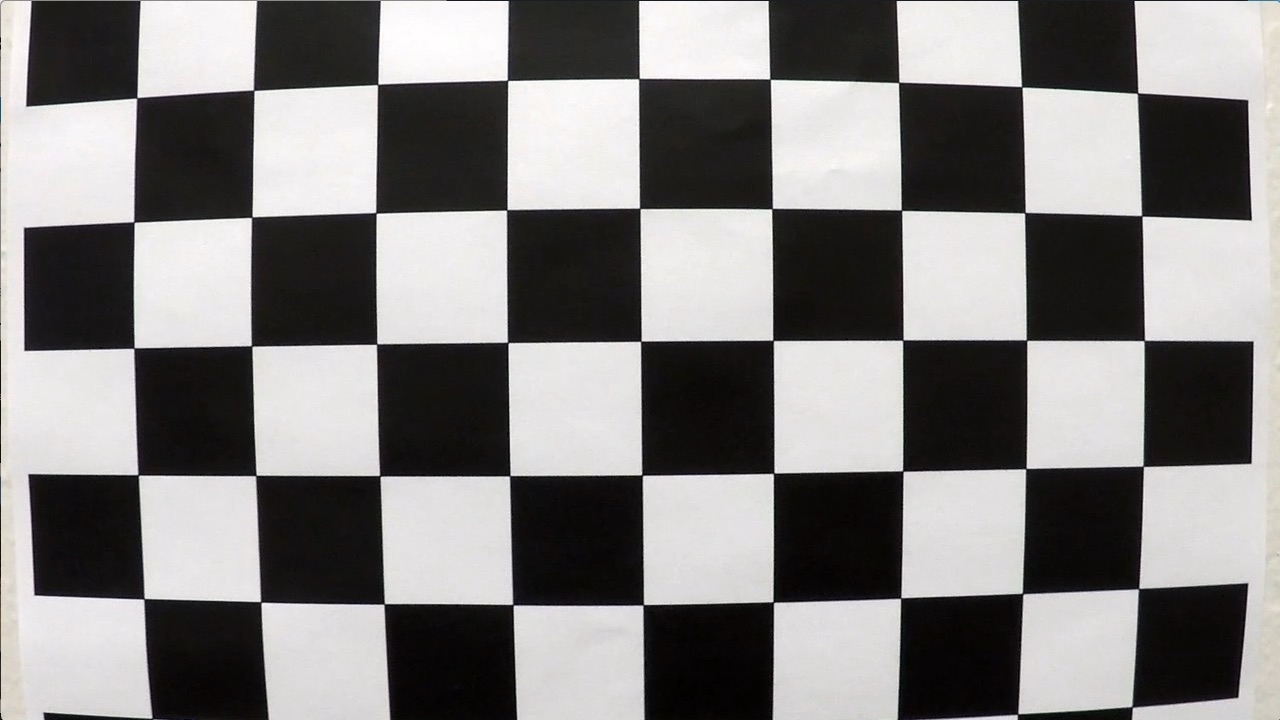
#> input picture camera_cal/calibration1.jpg, 1280 x 720 px
$ jupyter execute --allow-errors lane_finder.ipynb   (older library calls are emulated)   (text cells are left out)
#> lines starting #> are read from the running program, lines starting #| are printed output that depends on the picture; after the words box and inside, x2 and y2 are one past the last pixel; in counts of white or black regions, pixels touching at a corner belong together; pictures that were not available may be replaced by others from this repository, and a replacement may not be noted
[cell 1]
import numpy as np
import cv2
import matplotlib.pyplot as plt
import glob
import os

[cell 2]
calibration_images_dic=r'.\camera_cal\calibration*.jpg'

test_images_dic=r'.\test_images\test*.jpg'

input_vid_dic=r'.\project_video.mp4'
output_vid_dic=r'./advanced_lane_finding/output_vid/'


images_locs = glob.glob(test_images_dic)

test_images=[]
for loc in images_locs:

    img=cv2.imread(loc)
    test_images.append(img)


calib_locs = glob.glob(calibration_images_dic)

calib_images=[]
for loc in calib_locs:

    img=cv2.imread(loc)
#> img is the input picture: shape (720, 1280, 3); mean B, G, R 127.8, 128.4, 130.1
    calib_images.append(img)

[cell 3]
def calibrate_camera(calib_images):


    objp=np.zeros((6*9,3),np.float32)
    objp[:,:2]=np.mgrid[0:9,0:6].T.reshape(-1,2)


    objects=[]
    corners_all=[]

    for img in calib_images:

        gray=cv2.cvtColor(img,cv2.COLOR_RGB2GRAY)
        ret, corners = cv2.findChessboardCorners(gray, (9,6))

        if ret:

            objects.append(objp)
            corners_all.append(corners)


    _, M, dist, rvecs, tvecs = cv2.calibrateCamera(objects, corners_all,calib_images[0].shape[0:2] , None, None)

    return M, dist, rvecs, tvecs

[cell 4]
def undistort(img,K,dist):


    return cv2.undistort(img, M, dist, None, M)

[cell 5]
def gray_and_filter(img):

    gray = cv2.cvtColor(img,cv2.COLOR_BGR2GRAY)
    gray = cv2.GaussianBlur(gray,(11,11),5)

    return gray

[cell 6]
def magnitude_thresholding(gray,max_th,min_th):


    grad_x = np.absolute(cv2.Sobel(gray, cv2.CV_64F, 1, 0,ksize= 7))
    grad_y = np.absolute(cv2.Sobel(gray, cv2.CV_64F, 0, 1,ksize= 7))
    mag=np.sqrt(grad_x**2+grad_y**2)


    norm_fac   =np.max(mag)/255
    norm_fac_x =np.max(grad_x)/255
    norm_fac_y =np.max(grad_y)/255


    mag_norm    = mag/norm_fac
    grad_x_norm = grad_x/norm_fac_x
    grad_y_norm = grad_y/norm_fac_y

    mag_norm   =mag_norm.astype(np.uint8)
    grad_x_norm=grad_x_norm.astype(np.uint8)
    grad_y_norm=grad_y_norm.astype(np.uint8)


    mask_mag_x   =np.zeros_like(mag)
    mask_mag_y   =np.zeros_like(mag)
    mask_mag_all =np.zeros_like(mag)


    mask_mag_all[(mag_norm>=min_th) & (mag_norm<=max_th)]=1
    mask_mag_x[(grad_x_norm>=min_th) & (grad_x_norm<=max_th)]=1
    mask_mag_y[(grad_y_norm>=min_th) & (grad_y_norm<=max_th)]=1


    return  np.logical_and(mask_mag_all , np.logical_or(grad_x, grad_y) )

[cell 7]
def direction_thresholding(gray, max_th=np.pi/2 , min_th=0):

    grad_x = np.absolute(cv2.Sobel(gray, cv2.CV_64F, 1, 0,ksize= 7))
    grad_y = np.absolute(cv2.Sobel(gray, cv2.CV_64F, 0, 1,ksize= 7))

    grad=np.arctan2(np.absolute(grad_y),np.absolute(grad_x))

    mask_mag=np.zeros_like(grad)
    mask_mag[(grad>=min_th) & (grad<=max_th)]=1
    return mask_mag

[cell 8]
def S_thresholding(img, max_th, min_th):

    HLS=cv2.cvtColor(img,cv2.COLOR_RGB2HLS)
    s=HLS[:,:,2]

    mask_s=np.zeros_like(s)
    mask_s[(s>=min_th) & (s<=max_th)] = 1

    return mask_s

[cell 9]
def get_transfrom_mat():
    src = np.float32([[585,460],[203,720],[1127,720],[695,460]])
    dist = np.float32([[320,0],[320,720],[960,720],[960,0]])


    trans_mat = cv2.getPerspectiveTransform(src,dist)

    return trans_mat

[cell 10]
def transfrom(img,trans_mat):
    trans_img = cv2.warpPerspective(img, trans_mat, (img.shape[1], img.shape[0]))


    return trans_img

[cell 11]
def get_init_points(img):

    histogram = np.sum(img[img.shape[0]//2:,:], axis=0)
    max= 0
    i=0
    L_index=None
    for i in range(int( len(histogram)/2 ) ) :

        result =histogram[i]
        if result > max :
            max=result
            L_index=i
        i+=1

    max= 0
    i=0
    R_index=None
    for i in range( int(len(histogram)/2) , len(histogram)) :

        result =histogram[i]
        if result > max :
            max=result
            R_index=i
        i+=1


    y=img.shape[0]

    return (y,L_index) , (y,R_index)

[cell 12]
M,dist,_,_=calibrate_camera(calib_images)
#> the loop in calibrate_camera, `for img in calib_images: ` made 3 passes
#> ret on passes 1 to 3: False, True, True
#> after the loop in calibrate_camera, `for img in calib_images:`: corners_all = 2 items
#> in calibrate_camera, `_, M, dist, rvecs, tvecs = cv2.calibrateCamera(objects, corners_all,ca..`: M = [[1576.1, 0, 396.1], [0, 1724.3, 564.1], [0, 0, 1]]; dist = [[-1.49, 5, -0.0552, 0.0689, -11.42]]; rvecs = ([0.765, 0.0142, -0.0382], [0.23, 0.583, 0.0369]); tvecs = ([2.51, -3.41, 27], [-9.93, -8.53, 46.13])
#> dist = [[-1.49, 5, -0.0552, 0.0689, -11.42]]

calibrated_test_imgs=[]
for img in test_images:
    calibrated_img=undistort(img,M,dist)
    calibrated_test_imgs.append(calibrated_img)
#> after the loop, calibrated_test_imgs = []

[cell 13]
transformed_images=[]
J=get_transfrom_mat()
for img in calibrated_test_imgs:

    tf_img=transfrom(img,J)
    transformed_images.append(tf_img)
#> this loop made 0 passes
#> after the loop, transformed_images = []
#> (the rest of this cell did not finish here and is left out)

#> (a cell that did not finish here is left out)

#> (a cell that did not finish here is left out)

#> (a cell that did not finish here is left out)

#> (a cell that did not finish here is left out)

[cell 18]
def scan_lanes(mask):

    (y_L , x_L_init),(y_R , x_R_init)= get_init_points(mask)

    traj_L=[]
    traj_R=[]

    square_size =20
    step_size   =1
    n_steps     =10


    traj_len=int(mask.shape[0]/square_size)

    traj_L_x=np.zeros(traj_len)
    traj_L_y=np.zeros(traj_len)

    traj_R_x=np.zeros(traj_len)
    traj_R_y=np.zeros(traj_len)


    x_L=x_L_init
    x_R=x_R_init

    mask_test=np.zeros_like(mask)

    for i in range(traj_len):
        R_change=0
        L_change=0


        max_p=0
        for j in range(-n_steps , n_steps+1):


            y_1 = int(y_L-square_size - i*square_size)
            y_2 = int(y_L-i*square_size)

            x_1 = int(x_L-square_size/2 + j*step_size)
            x_2 = int(x_L+square_size/2 + j*step_size)


            L_sq= mask[ y_1:y_2 , x_1:x_2]

            count = np.sum(L_sq)

            if count > max_p:
                L_change=1
                max_p=count
                x_L_new=x_L+j*step_size


        max_p=0
        for j in range(-n_steps , n_steps+1):


            y_1 = int(y_R-square_size - i*square_size)
            y_2 = int(y_R-i*square_size)

            x_1 = int(x_R-square_size/2 + j*step_size)
            x_2 = int(x_R+square_size/2 + j*step_size)


            R_sq= mask[ y_1:y_2 , x_1:x_2]

            count = np.sum(R_sq)

            if count > max_p:
                max_p=count
                x_R_new=x_R+j*step_size
                R_change=1

        if (not R_change and L_change):
            delta = x_L_new-x_L
            x_L   = x_L_new
            x_R   = x_R + delta

        elif (not L_change and R_change):
            delta = x_R_new-x_R
            x_R   = x_R_new
            x_L   = x_L + delta

        elif ( L_change and  R_change):
            x_R   = x_R_new
            x_L   = x_L_new


        mask_test[y_L- i*square_size-1:y_L- i*square_size-1+10,x_L:x_L+10 ]=1
        mask_test[y_R- i*square_size-1:y_R- i*square_size-1+10,x_R:x_R+10 ]=1

        plt.imshow(mask_test)

        traj_L_x[i]=x_L
        traj_L_y[i]=y_L- i*square_size

        traj_R_x[i]=x_R
        traj_R_y[i]=y_R- i*square_size

    return traj_L_x , traj_L_y , traj_R_x , traj_R_y

[cell 19]
def fit_line_poly(x_l , y_l , x_r , y_r):

    p_l=np.polyfit(y_l,x_l,2)
    p_r=np.polyfit(y_r,x_r,2)

    return p_l,p_r

[cell 20]
def draw_lane_img(img_transfromed, img_original ,p_l, p_r,J):


    points_l=np.zeros([img_transfromed.shape[0]])
    points_r=np.zeros([img_transfromed.shape[0]])
    y_val   =np.zeros([img_transfromed.shape[0]])

    color_lane=np.zeros_like(img_transfromed).astype(np.uint8)

    for i in range (img_transfromed.shape[0]):

        x_1=int(p_l[0]*i**2+p_l[1]*i+p_l[2])
        x_2=int(p_r[0]*i**2+p_r[1]*i+p_r[2])

        points_l[i]=x_1
        points_r[i]=x_2
        y_val[i]=i


    points_left = np.array([np.transpose(np.vstack([points_l, y_val]))])
    points_right = np.array([np.flipud(np.transpose(np.vstack([points_r, y_val])))])
    points = np.hstack((points_left, points_right))


    cv2.fillPoly(color_lane, np.int_([points]), (0, 255, 0))
    newwarp = cv2.warpPerspective(color_lane, np.linalg.inv(J), (img_original.shape[1], img_original.shape[0]))
    result = cv2.addWeighted(img_original, 1, newwarp, 0.3, 0)

    return result

[cell 21]
M,dist,_,_=calibrate_camera(calib_images)
#> the loop in calibrate_camera (call 2), `for img in calib_images: ` made 3 passes

J          = get_transfrom_mat()


def pipeline(img,M,dist,J):

    img=undistort(img,M,dist)

    img_trans=transfrom(img,J)

    img_filtered=gray_and_filter(img_trans)

    mask_s= S_thresholding(img_trans,255,150)

    mag_mask=magnitude_thresholding(img_filtered,255,100)
    dir_mask=direction_thresholding(img_filtered,1.02,0.65)


    mask = np.logical_and(mag_mask , dir_mask)
    final_mask= np.logical_or(mask_s , mask)


    x_l,y_l,x_r,y_r= scan_lanes(final_mask)
    p_l,p_r        =fit_line_poly(x_l,y_l,x_r,y_r)

    new_frame=draw_lane_img(img_trans, img ,p_l, p_r,J)

    return new_frame

[cell 22]
clip = cv2.VideoCapture(input_vid_dic)
fourcc = cv2.VideoWriter_fourcc(*'XVID')

out = cv2.VideoWriter(output_vid_dic+'solidYellowLeft.avi',fourcc, 60,(int(clip.get(3)),int(clip.get(4))))


while clip.isOpened():

    flag,frame  = clip.read()
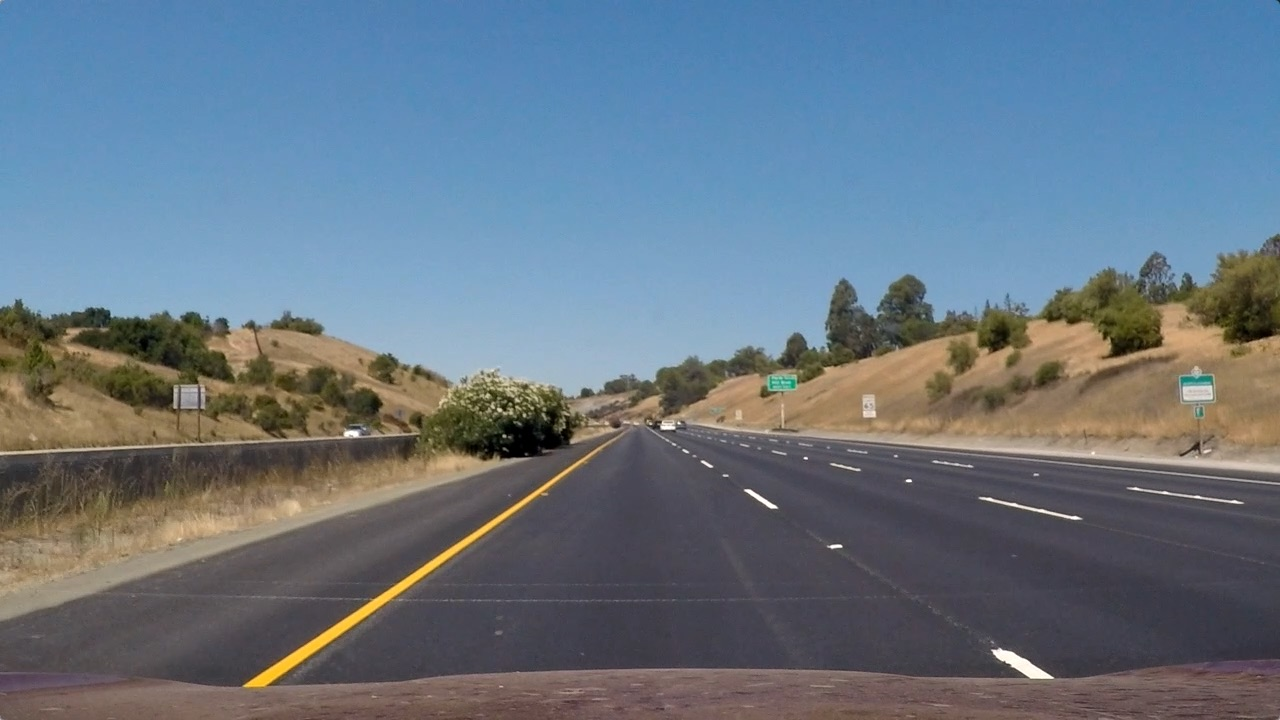
#> input picture test_images/straight_lines1.jpg, 1280 x 720 px, given in place of project_video.mp4, which was not available
#> frame is the input picture: shape (720, 1280, 3); mean B, G, R 131.2, 117.7, 103.2

    if not flag:
            break

    processed_frame = pipeline(frame,M,dist,J)
#> in S_thresholding, `HLS=cv2.cvtColor(img,cv2.COLOR_RGB2HLS)`: HLS: shape (720, 1280, 3); mean of channels 0, 1, 2 139.7, 85.7, 20
#> in pipeline, `mask_s= S_thresholding(img_trans,255,150)`:
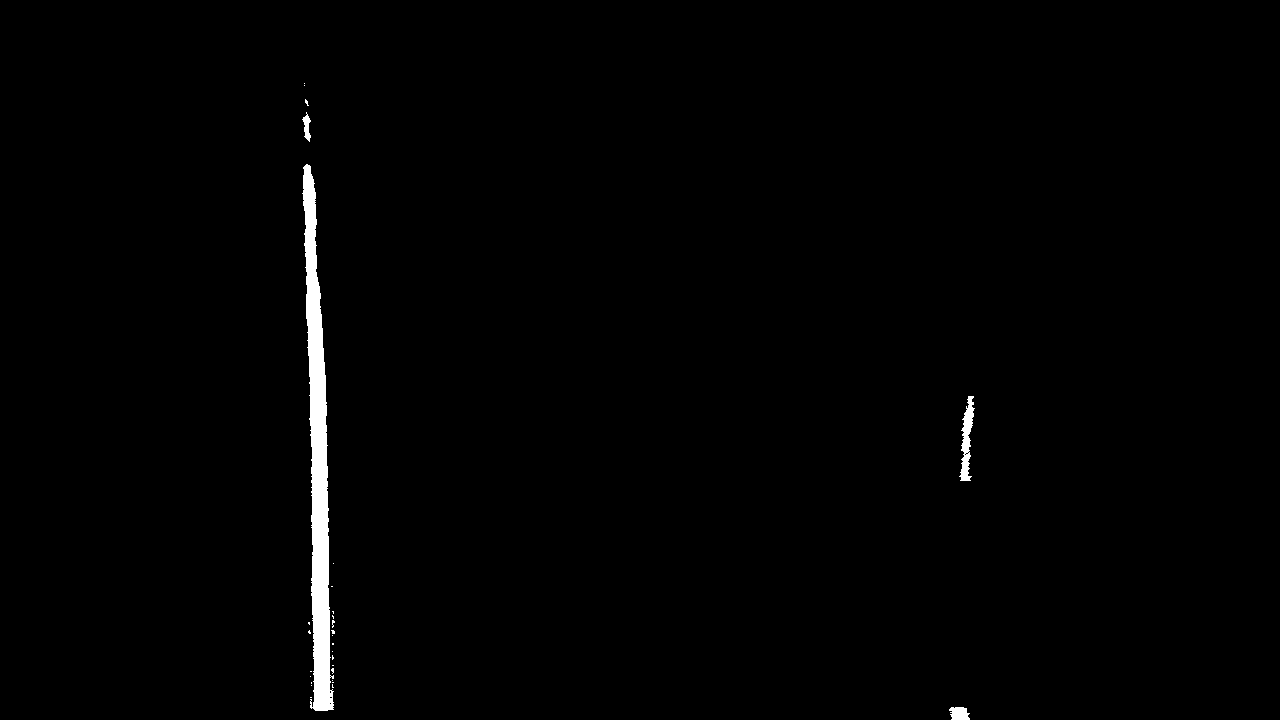
#> mask_s: shape (720, 1280); values 0 (black) and 1 (white), 1% white; 29 white regions (25 under 20 px), largest, box (x1, y1, x2, y2) and area: (302, 164, 334, 711) 8310, (959, 396, 975, 481) 643, (949, 707, 970, 720) 222, (302, 112, 311, 142) 138
#> in magnitude_thresholding, `norm_fac   =np.max(mag)/255`: norm_fac = 150.2
#> in magnitude_thresholding, `norm_fac_x =np.max(grad_x)/255`: norm_fac_x = 145.9
#> in magnitude_thresholding, `norm_fac_y =np.max(grad_y)/255`: norm_fac_y = 143.1
#> in magnitude_thresholding, `return  np.logical_and(mask_mag_all , np.logical_or(grad_x, grad_y) )`: returned value: shape (720, 1280) bool; 1.3% white; 17 white regions (7 under 20 px), largest, box (x1, y1, x2, y2) and area: (300, 318, 335, 714) 5160, (947, 382, 988, 493) 2641, (962, 45, 984, 164) 1033
#> in pipeline, `dir_mask=direction_thresholding(img_filtered,1.02,0.65)`: dir_mask: shape (720, 1280) float64; values 0 (black) and 1 (white), 19% white; 11329 white regions (9742 under 20 px), largest, box (x1, y1, x2, y2) and area: (1172, 279, 1279, 397) 3204, (1175, 166, 1279, 302) 2770, (65, 155, 161, 272) 2306
#> in pipeline, `mask = np.logical_and(mag_mask , dir_mask)`: mask: shape (720, 1280) bool; 0.06% white; 16 white regions (5 under 20 px), largest, box (x1, y1, x2, y2) and area: (979, 153, 990, 172) 122, (955, 384, 967, 397) 75, (968, 257, 979, 267) 61
#> in pipeline, `final_mask= np.logical_or(mask_s , mask)`: final_mask: shape (720, 1280) bool; 1.1% white; 40 white regions (28 under 20 px), largest, box (x1, y1, x2, y2) and area: (302, 164, 334, 712) 8312, (959, 396, 979, 491) 696, (944, 703, 972, 720) 273
#> in get_init_points, `histogram = np.sum(img[img.shape[0]//2:,:], axis=0)`: histogram = 1280 values, max 352 at index 315, min 0 at index 0, mean 5.56
#> the loop in get_init_points, `for i in range(int( len(histogram)/2 ) ) : ` made 640 passes
#> (result, max) on passes 309 to 316: (4, 4), (29, 29), (81, 81), (140, 140), (250, 250), (303, 303), (350, 350), (352, 352)
#> result on passes 1 to 6: 0, 0, 0, 0, 0, 0
#> after the loop in get_init_points, `for i in range(int( len(histogram)/2 ) ) :`: L_index = 315; max = 352
#> the loop in get_init_points, `for i in range( int(len(histogram)/2) , len(histogram)) : ` made 640 passes
#> (result, max) on passes 305, 306, 307, 309, 310, 311, 312, 313, 320, 321, 322, 323: (1, 1), (3, 3), (4, 4), (8, 8), (11, 11), (12, 12), (16, 16), (20, 20), (21, 21), (25, 25), (41, 41), (61, 61)
#> after the loop in get_init_points, `for i in range( int(len(histogram)/2) , len(histogram)) :`: R_index = 964; max = 89
#> in scan_lanes, `(y_L , x_L_init),(y_R , x_R_init)= get_init_points(mask)`: y_L = 720; x_L_init = 315; y_R = 720; x_R_init = 964
#> in scan_lanes, `x_L=x_L_init`: x_L = 315
#> in scan_lanes, `x_R=x_R_init`: x_R = 964
#> after the loop in scan_lanes, `for i in range(traj_len):`:
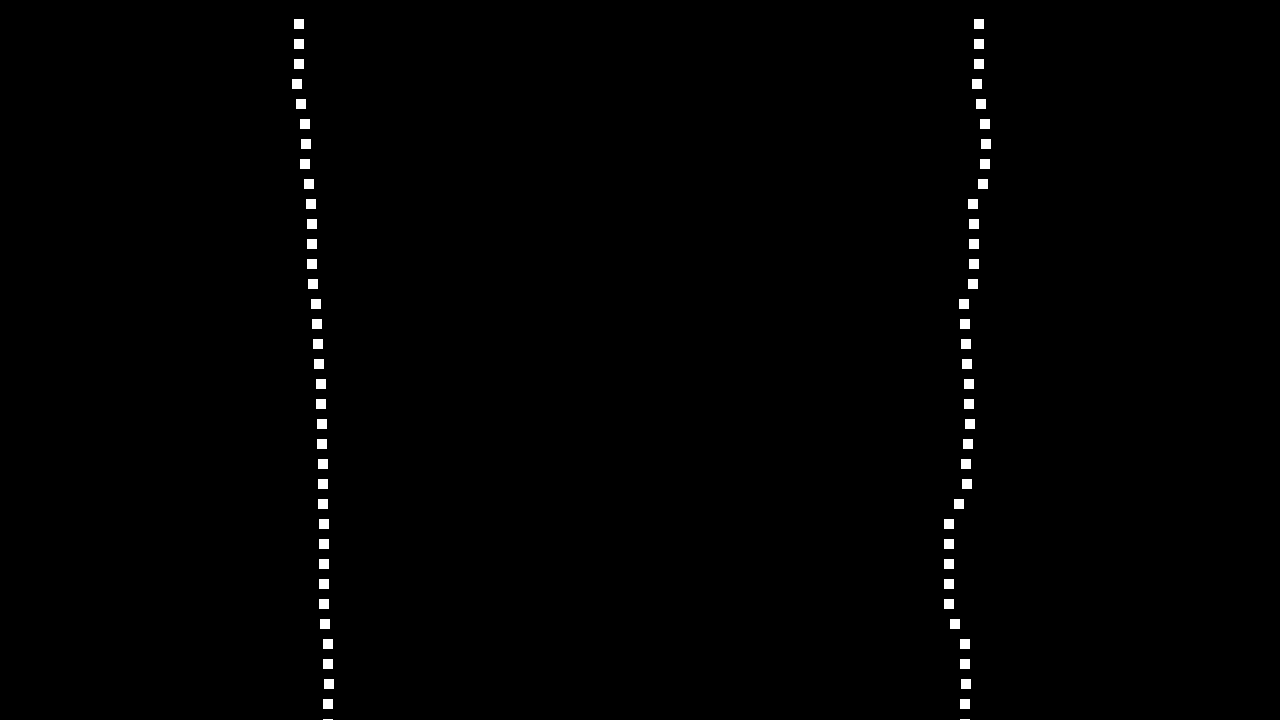
#> mask_test: shape (720, 1280) bool; 0.76% white; 72 white regions (2 under 20 px), largest, box (x1, y1, x2, y2) and area: (294, 19, 304, 29) 100, (974, 19, 984, 29) 100, (294, 39, 304, 49) 100
#> after the loop in scan_lanes, `for i in range(traj_len):`: traj_L_x = 36 values, max 324 at index 2, min 292 at index 32, mean 311.4; traj_L_y = 36 values, max 720 at index 0, min 20 at index 35, mean 370; traj_R_x = 36 values, max 981 at index 29, min 944 at index 6, mean 963.3; traj_R_y has the same summary as traj_L_y; x_L_new = 296; x_R_new = 974
#> in pipeline, `x_l,y_l,x_r,y_r= scan_lanes(final_mask)`: x_l has the same summary as traj_L_x in scan_lanes; y_l has the same summary as traj_L_y in scan_lanes; x_r has the same summary as traj_R_x in scan_lanes; y_r has the same summary as traj_L_y in scan_lanes
#> in fit_line_poly, `p_l=np.polyfit(y_l,x_l,2)`: p_l = [-5.55e-05, 0.0859, 289.6]
#> in fit_line_poly, `p_r=np.polyfit(y_r,x_r,2)`: p_r = [5.22e-05, -0.0785, 982.9]
#> in pipeline, `p_l,p_r        =fit_line_poly(x_l,y_l,x_r,y_r)`: p_l = [-5.55e-05, 0.0859, 289.6]; p_r = [5.22e-05, -0.0785, 982.9]
#> the loop in draw_lane_img, `for i in range (img_transfromed.shape[0]): ` made 720 passes
#> (x_1, x_2) on passes 1 to 3: (289, 982), (289, 982), (289, 982)
#> in draw_lane_img, `result = cv2.addWeighted(img_original, 1, newwarp, 0.3, 0)`:
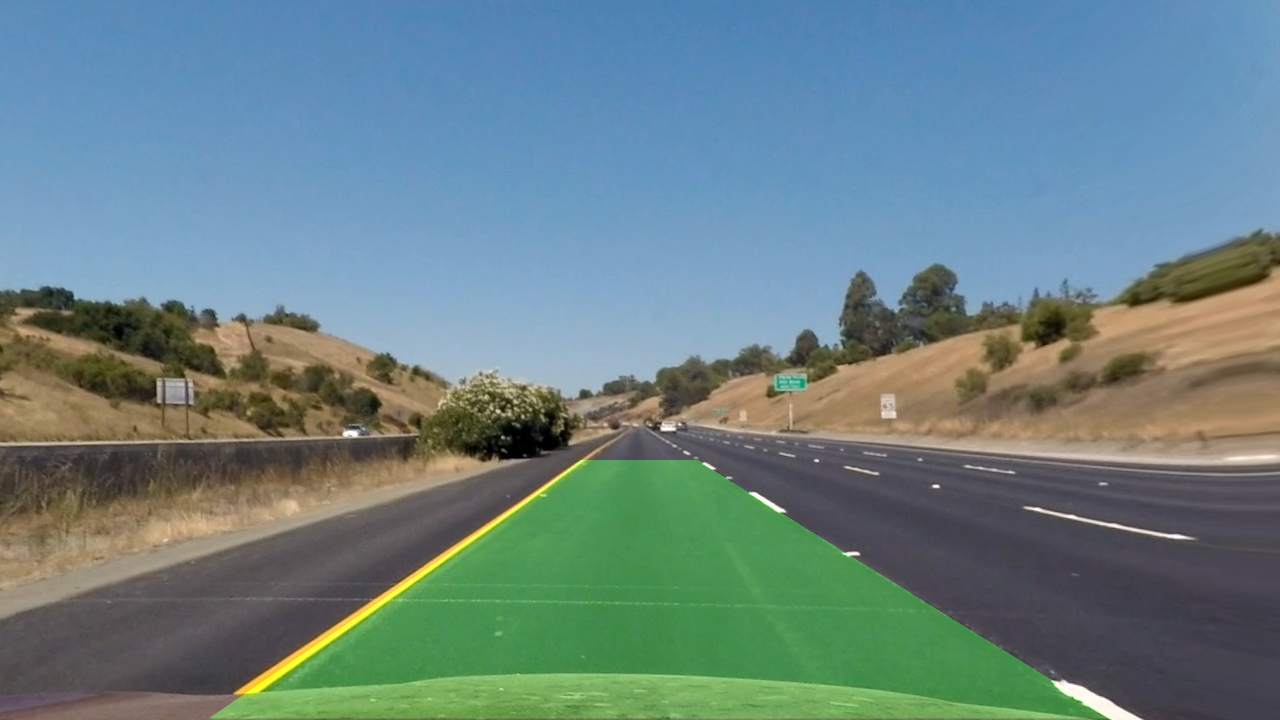
#> result: shape (720, 1280, 3); mean of channels 0, 1, 2 131.9, 130.1, 105.3; drawn as B, G, R
    out.write(processed_frame)


out.release()

clip.release()

cv2.destroyAllWindows()
